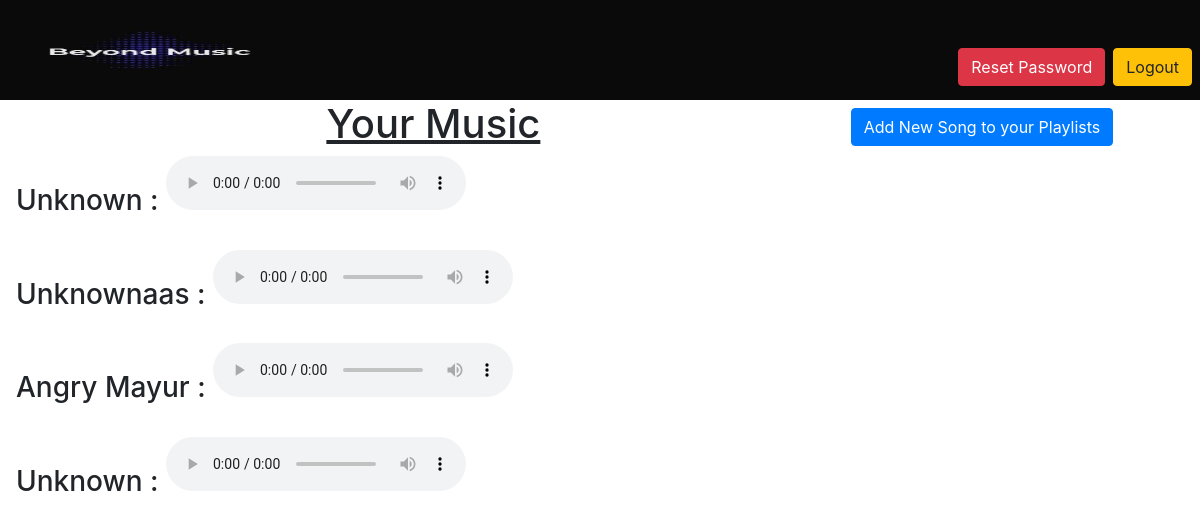
The app's page /playlist/ (signed in) with its own data.
### playlist/models.py (models this page shows, shortened)
class Song(models.Model):
    choices = ((0, 'happy'),
               (1, 'angry'),
               (2, 'sad'),
               (3, 'neutral'),
               (4, 'general'))
    user = models.ForeignKey(User, on_delete=models.CASCADE)
    track = models.FileField(upload_to='Songs')
    type = models.IntegerField(choices)
    name = models.CharField(max_length=30, default="Unknown", blank=True)

### playlist/views.py (the view)
# urls.py: path('',views.general,name='general'),
@login_required(login_url='accounts:login')
def general(request):
    user = request.user
    songs = Song.objects.all().filter(user=user)
    return render(request, 'playlist/general.html', {'songs': songs})

### playlist/templates/playlist/general.html
{% extends 'base_layout.html' %}
{% block content %}
<a href="{% url 'playlist:song' %}" class="btn btn-primary mt-2" style="float:right;">Add New Song to your Playlists</a>
<h1 align="center"><u>Your Music</u></h1>
{% for song in songs %}
<h3>{{song.name}} : <audio controls><source src="{{song.track.url}}" type="audio/mp3"></audio></h3><br>
{% endfor %}
{% endblock %}

### records on screen
Song: name "Unknown"
Song: name "Unknownaas"
Song: name "Angry Mayur"
Song: name "Unknown"
